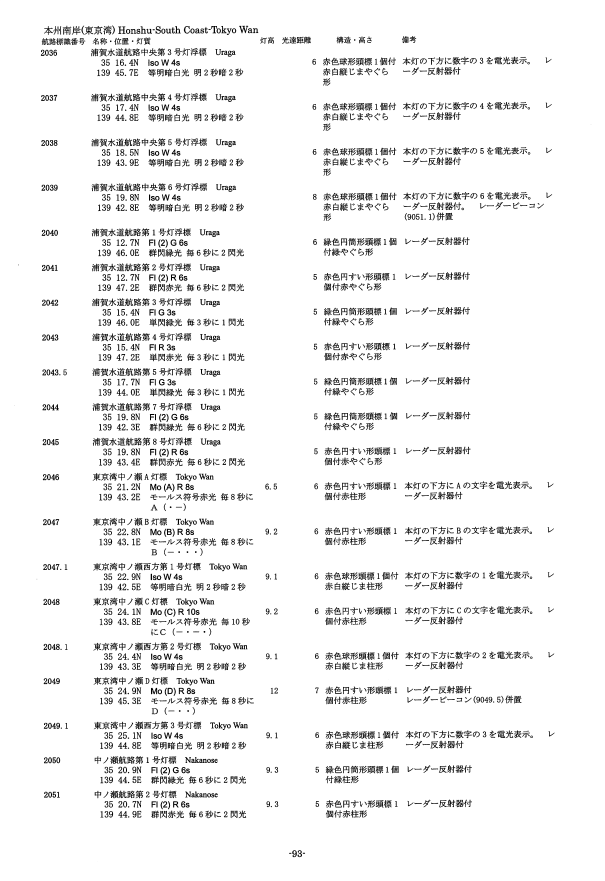
#> input picture TESTDATA/light.png, 1210 x 1762 px (shown at 1/2 size)
$ python ocr.py ../TESTDATA/light.png ../TESTDATA/light.png
#> lines starting #> are read from the running program, lines starting #| are printed output that depends on the picture; after the words box and inside, x2 and y2 are one past the last pixel; in counts of white or black regions, pixels touching at a corner belong together
import sys
import glob
import os
import numpy as np
from PIL import Image
from PIL import ImageDraw
import pyocr


WHITE_LEVEL = 150
BLANK_LINE_LEVEL = 5
PADDING = 1
PADDING_X = 1
HEADER_LINES = 2
FOOTER_LINES = 1

NONE_LINE = 0
INDEX_LINE = 1
OTHER_LINE = 2

LINE_HEIGHT = 100

CHAR_WIDTH = 17

'''
c[123, 347]
w[90, 190, 356]

c[232, 289, 515, 563, 590, 644]
w[206, 242, 308, 539, 576, 631, 659]
'''

C1 = [134]
W1 = [85, 185]
#       0    1    2    3    4    5     6      7
C2 = [224, 280, 504, 554, 636, 795, 1064]
W2 = [198, 234, 299, 530, 628, 649,  809, 1095]

LIGHT_NUMBER_WIDTH = C1[0] - W1[0]

LIGHT_NAME_OFFSET = W1[1] - W1[0]
LIGHT_NAME_WIDTH = CHAR_WIDTH * 30

LIGHT_TYPE_OFFSET = W2[2] - W1[0]
LIGHT_TYPE_WIDTH = C2[2] - W2[2]

LIGHT_STRUCTURE_OFFSET = W2[5] - W2[2]
LIGHT_STRUCTURE_WIDTH = C2[5] - W2[5]

LIGHT_REMARK_OFFSET = W2[6] - W2[2]
LIGHT_REMARK_WIDTH = CHAR_WIDTH * 18

FIND_OFFSET = 8

OUTPUT_START_OFFSET = 30
OUTPUT_TYPE_OFFSET = OUTPUT_START_OFFSET + 120
OUTPUT_STRUCTURE_OFFSET = OUTPUT_START_OFFSET + 300
OUTPUT_REMARK_OFFSET = OUTPUT_START_OFFSET + 800
OUTPUT_MAJOR_OFFSET = OUTPUT_REMARK_OFFSET + 1000


def find_pos(pos_array, start):
    start -= FIND_OFFSET

    for pos in pos_array:
        if start <= pos:
            return pos

    print('canotfund', start, '[', pos_array, ']')
    return None


class Reader:
    def __init__(self):
        self.img = None
        self.img_lines = []
        self.img_type = []
        self.col = []
        self.col_end = []

        self.lights_no_start = 0
        self.lights_no_end = 0

        # self.lights_name_start = 0
        # self.lights_name_end = 0

        self.lights_pos_start = 0
        self.lights_pos_end = 0

        self.lights_type_start = 0
        self.lights_type_end = 0

        self.lights_height_start = 0
        self.lights_height_end = 0

        self.lights_range_start = 0
        self.lights_range_end = 0

        self.lights_structure_start = 0
        self.lights_structure_end = 0

        self.lights_remark_start = 0
        self.lights_remark_end = 0

    def find_best_roate(self, file):
        j_max = 0
        r_max = 0
        img = Image.open(file)
        skip = 0

        for r in range(-200, 200):
            rotate = r/400
            j = self.evaluate_rotate(img, rotate)
            if j < j_max:
                skip += 1
            else:
                j_max = j
                r_max = rotate

            if 100 < skip:
                break

        return r_max


    def evaluate_rotate(self, img, r):
        img = img.rotate(r, fillcolor=(255, 255, 255))

        img = np.array(img.convert('L'))
        img = np.where(100 < img, 0, 255)
        x = np.average(img, axis=0)
        y = np.average(img, axis=1)

        x_blank = len(x) - np.count_nonzero(x)
        y_blank = len(y) - np.count_nonzero(y)

        return x_blank + y_blank


    def analyze(self):
        index, other = self.split_image()

        c, w = self.chop_colums(index)
        if w[0] < 70:
           start_pos = w[1]
        else:
            start_pos = w[0]

        self.lights_no_start = start_pos
        end = find_pos(c, self.lights_no_start + LIGHT_NUMBER_WIDTH)
        end2 = find_pos(c, self.lights_no_start + LIGHT_NUMBER_WIDTH + CHAR_WIDTH)

        if end2 and ((end2-end) < CHAR_WIDTH * 4):
            self.lights_no_end = end2
        else:
            self.lights_no_end = end

        print('lights_no', self.lights_no_start, self.lights_no_end)

        # [5 lines of commented-out code are left out]

        c, w = self.chop_colums(other)

        self.lights_type_start = find_pos(w, self.lights_no_start + LIGHT_TYPE_OFFSET)
        self.lights_type_end = find_pos(c, self.lights_type_start + LIGHT_TYPE_WIDTH)
        print('lights type', self.lights_type_start, self.lights_type_end)

        self.lights_remark_start = find_pos(w, self.lights_type_start + LIGHT_REMARK_OFFSET)
        if self.lights_remark_start:
            self.lights_remark_end = self.lights_remark_start + LIGHT_REMARK_WIDTH
        else:
            self.lights_remark_start = self.lights_type_start + LIGHT_REMARK_OFFSET
            self.lights_remark_end = self.lights_remark_start + LIGHT_REMARK_WIDTH
        print('lights remark', self.lights_remark_start, self.lights_remark_end)

        self.lights_structure_start = find_pos(w, self.lights_type_start + LIGHT_STRUCTURE_OFFSET)
        if not self.lights_structure_start:
            self.lights_structure_start = self.lights_type_start + LIGHT_STRUCTURE_OFFSET

        self.lights_structure_end = find_pos(c, self.lights_structure_start + LIGHT_STRUCTURE_WIDTH)

        if not self.lights_structure_end:
            self.lights_structure_end = self.lights_structure_start + LIGHT_STRUCTURE_WIDTH

        if self.lights_structure_start == self.lights_remark_start:
            self.lights_structure_end = self.lights_structure_start

        print('lights strucutre', self.lights_structure_start, self.lights_structure_end)

    def make_new_page(self):
        canvas = Image.new('L', (2100, 2800), 255)

        pos = 0
        other_line_index = 0
        for index in range(HEADER_LINES, len(self.img_lines)-FOOTER_LINES):
            img = self.img_lines[index]
            if self.img_type[index] == INDEX_LINE:
                pos += 1
                other_line_index = 0
                # lights no

                parts = Image.fromarray(img[:, self.lights_no_start:self.lights_no_end])
                canvas.paste(parts, (OUTPUT_START_OFFSET, pos*LINE_HEIGHT - int(img.shape[0]/2)))

                # lights name
                # parts = Image.fromarray(img[:, self.lights_name_start:self.lights_name_end])
                # canvas.paste(parts, (1200, pos*LINE_HEIGHT))
                # canvas.paste(img, (10, pos*LINE_HEIGHT))

                draw = ImageDraw.Draw(canvas)
                draw.line((0, pos*LINE_HEIGHT + 50, canvas.width, pos*LINE_HEIGHT + 50), fill=200)
                del draw

            elif self.img_type[index] == OTHER_LINE:
                if other_line_index == 0:
                    # major lights no
                    parts = Image.fromarray(img[:, self.lights_no_start:self.lights_no_end])
                    canvas.paste(parts, (OUTPUT_MAJOR_OFFSET, pos*LINE_HEIGHT - int(img.shape[0]/2)))

                    parts = Image.fromarray(img[:, self.lights_type_start:self.lights_type_end])
                    canvas.paste(parts, (OUTPUT_TYPE_OFFSET, pos*LINE_HEIGHT - int(img.shape[0]/2)))

                    parts = Image.fromarray(img[:, self.lights_structure_start:self.lights_structure_end])
                    canvas.paste(parts, (OUTPUT_STRUCTURE_OFFSET, pos*LINE_HEIGHT - int(img.shape[0]/2)))

                    parts = Image.fromarray(img[:, self.lights_remark_start: self.lights_remark_end])
                    canvas.paste(parts, (OUTPUT_REMARK_OFFSET, pos * LINE_HEIGHT - int(img.shape[0]/2)))
                elif other_line_index == 1:
                    # lights structure
                    parts = Image.fromarray(img[:, self.lights_structure_start:self.lights_structure_end])
                    # width = self.lights_structure_end - self.lights_structure_start
                    width = LIGHT_STRUCTURE_WIDTH
                    canvas.paste(parts, (OUTPUT_STRUCTURE_OFFSET + width, pos*LINE_HEIGHT - int(img.shape[0]/2)))

                    parts = Image.fromarray(img[:, self.lights_remark_start: self.lights_remark_end])
                    # width = self.lights_remark_end - self.lights_remark_start
                    width = LIGHT_REMARK_WIDTH
                    canvas.paste(parts, (OUTPUT_REMARK_OFFSET + width, pos * LINE_HEIGHT - int(img.shape[0]/2)))
                elif other_line_index == 2:
                    parts = Image.fromarray(img[:, self.lights_structure_start:self.lights_structure_end])
                    # width = self.lights_structure_end - self.lights_structure_start
                    width = LIGHT_STRUCTURE_WIDTH
                    canvas.paste(parts, (OUTPUT_STRUCTURE_OFFSET + width*2, pos*LINE_HEIGHT - int(img.shape[0]/2)))

                    parts = Image.fromarray(img[:, self.lights_remark_start: self.lights_remark_end])
                    # width = self.lights_remark_end - self.lights_remark_start
                    width = LIGHT_REMARK_WIDTH
                    canvas.paste(parts, (OUTPUT_REMARK_OFFSET + width*2, pos * LINE_HEIGHT - int(img.shape[0]/2)))

                elif other_line_index == 3:
                    parts = Image.fromarray(img[:, self.lights_remark_start: self.lights_remark_end])
                    # width = self.lights_remark_end - self.lights_remark_start
                    width = LIGHT_STRUCTURE_WIDTH
                    canvas.paste(parts, (OUTPUT_REMARK_OFFSET + width*3, pos * LINE_HEIGHT - int(img.shape[0]/2)))

                elif other_line_index == 4:
                    parts = Image.fromarray(img[:, self.lights_remark_start: self.lights_remark_end])
                    # width = self.lights_remark_end - self.lights_remark_start
                    width = LIGHT_STRUCTURE_WIDTH
                    canvas.paste(parts, (OUTPUT_REMARK_OFFSET + width*4, pos * LINE_HEIGHT - int(img.shape[0]/2)))

                else:
                    print("out of bound")

                other_line_index += 1

        return canvas

    # [33 lines left out: functions rotate_degree, chop_lines, not called in this run]

    def split_image(self):
        index_line = self.img[0:1, :]
        other_line = self.img[0:1, :]
        self.img_type = np.zeros(len(self.img_lines))
        start_pos = 0

        in_index = False

        for index in range(HEADER_LINES, len(self.img_lines)-FOOTER_LINES):
            img = self.img_lines[index]
            c, w = self.chop_colums(img)

            if not start_pos:
                print('start->', w[0])
                if (w[0] < 60) or (120 < w[0]):
                    start_pos = 110 + CHAR_WIDTH * 2
                else:
                    start_pos = w[0] + CHAR_WIDTH * 2

                print('startpos', start_pos)

            if w[0] < start_pos and not in_index:
                in_index = True
                self.img_type[index] = INDEX_LINE
                index_line = np.r_[index_line, img]
            else:
                in_index = False
                self.img_type[index] = OTHER_LINE
                other_line = np.r_[other_line, img]

            self.col.append(c)

        return index_line, other_line

    def chop_colums(self, img):
        img = np.where(WHITE_LEVEL < img, 255, img)
        img = np.where(img <= WHITE_LEVEL, 0, img)
        column = np.average(img, axis=0)
        height = img.shape[0]
        th = (255 * height*0.98) / height
        column = th < column

        in_white = False
        char_pos = []
        white_pos = []

        start = 0
        start_pos = 10
        for pos in range(start_pos, len(column)-10):
            if column[pos]:
                if in_white:
                    pass
                else:
                    in_white = True
                    start = pos
            else:
                if in_white:
                    end = pos
                    width = end - start
                    if 6 < width:
                        white_pos.append(end)
                        if start != start_pos:
                            char_pos.append(start)

                in_white = False

        return char_pos, white_pos

    # [15 lines left out: function text_bb, not called in this run]

    def open(self, file, r=0):
        self.img_lines = []
        self.col = []

        img = Image.open(file)
        img = img.rotate(r, fillcolor=(255, 255, 255))
        img = np.array(img.convert('L'))
        self.img = img
        img = np.where(WHITE_LEVEL < img, 255, img)

        line_width = img.shape[0]
        level = (line_width - BLANK_LINE_LEVEL) * 255 / line_width

        s = np.average(img, axis=1)
        line = s < level

        in_line = False
        line_count = 0
        start = 0

        for l in line:
            if l:
                if not in_line:
                    start = line_count
                    in_line = True
            else:
                if in_line:
                    end = line_count
                    height = end - start

                    if height < 10:
                        in_line = False
                    elif height < 30:
                        img = self.img[start - PADDING :end + PADDING, :]
                        self.img_lines.append(img)
                        in_line = False
                    else:
                        half = int(height / PADDING)

                        img = self.img[start - PADDING:start + half + PADDING, :]
                        self.img_lines.append(img)

                        img = self.img[start + half - PADDING:end + PADDING, :]
                        self.img_lines.append(img)

                        in_line = False

            line_count += 1

        print('image lines', line_count, len(self.img_lines))

def debug(reader):
    index, other = reader.split_image()

    s, e = reader.chop_colums(index)
    print(s)
    print(e)
    for pos in s:
        index[:, pos] = 230

    for pos in e:
        index[:, pos] = 120

    s, e = reader.chop_colums(other)
    print(s)
    print(e)
    for pos in s:
        other[:, pos] = 230

    for pos in e:
        other[:, pos] = 120

    img = Image.fromarray(index)
    img.save('index.png')

    img = Image.fromarray(other)
    img.save('other.png')


def convert(original_file, new_file):
    reader = Reader()
    r = reader.find_best_roate(original_file)
#> in find_best_roate, img is the input picture: PIL image 1210x1762 RGB; min 0, max 255, mean 241.2
#> in evaluate_rotate, `img = np.where(100 < img, 0, 255)`:
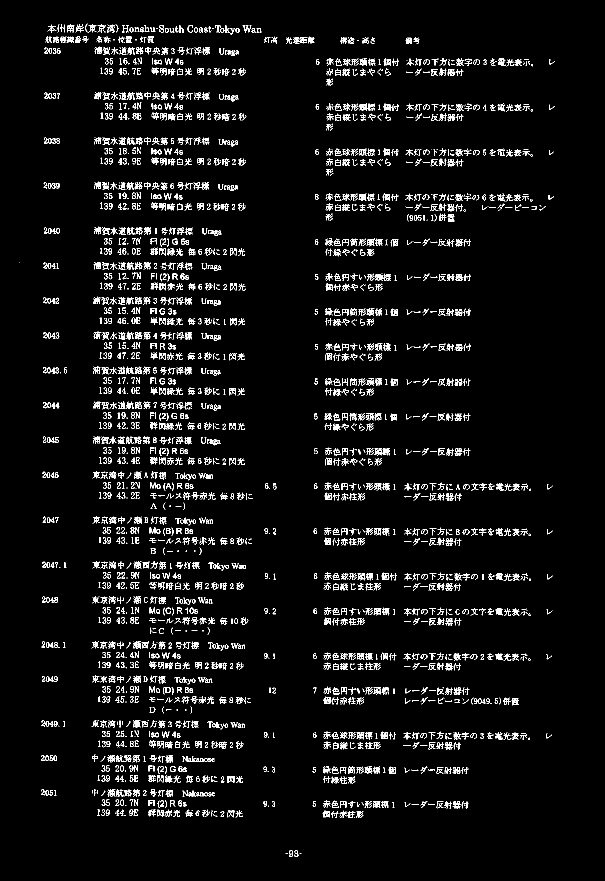
#> img: shape (1762, 1210) int64 (shown at 1/2 size); 4.7% white in thin lines or dots, all inside (x1, y1, x2, y2) = (39, 47, 1110, 1714)
#> in evaluate_rotate, `x = np.average(img, axis=0)`: x = 1210 values, max 53.98 at index 327, min 0 at index 0, mean 11.9
#> in evaluate_rotate, `y = np.average(img, axis=1)`: y = 1762 values, max 44.89 at index 1219, min 0 at index 0, mean 11.9
#> in evaluate_rotate, `x_blank = len(x) - np.count_nonzero(x)`: x_blank = 227
#> in evaluate_rotate, `y_blank = len(y) - np.count_nonzero(y)`: y_blank = 512
#> in find_best_roate, `j = self.evaluate_rotate(img, rotate)`: j = 739
    print('rotate', r)
    reader.open(original_file, r)
#> in open, `img = img.rotate(r, fillcolor=(255, 255, 255))`:
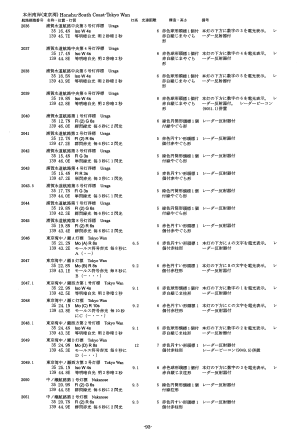
#> img: PIL image 1210x1762 RGB (shown at 1/4 size); min 0, max 255, mean 241.2
#> in open, `s = np.average(img, axis=1)`: s = 1762 values, max 255 at index 0, min 206.3 at index 413, mean 242.6
#> the loop in open, `for l in line:` made 1762 passes
#> (height, in_line) on passes 69, 89, 113, 132, 153, 172, 203, 223: (18, False), (15, False), (17, False), (16, False), (16, False), (13, False), (16, False), (17, False)
#> after the loop in open, `for l in line:`: end = 1714; height = 13; in_line = False; line_count = 1762; self.img_lines = 71 items; start = 1701
#| image lines 1762 71

    debug(reader)
#> in split_image, `self.img_type = np.zeros(len(self.img_lines))`: self.img_type = 71 values from 0 to 0
#> the loop in split_image, `for index in range(HEADER_LINES, len(self.img_lines)-FOOTER_LINES):` made 68 passes
#> (height in chop_colums, c, w, in_index) on passes 1, 2, 3, 5: (19, [117, 416], [85, 185, 434], True), (18, [223, 280, 363, 635, 795, 1063], [206, 235, 300, 628, 649, 808, 1094], False), (18, [223, 255, 279, 381, 405, 489, 779], [197, 233, 262, 299, 392, 412, 649, 809], False), (18, [117, 416], [85, 186, 434], True)
#> (printed output is left out)
#> after the loop in split_image, `for index in range(HEADER_LINES, len(self.img_lines)-FOOTER_LINES):`:
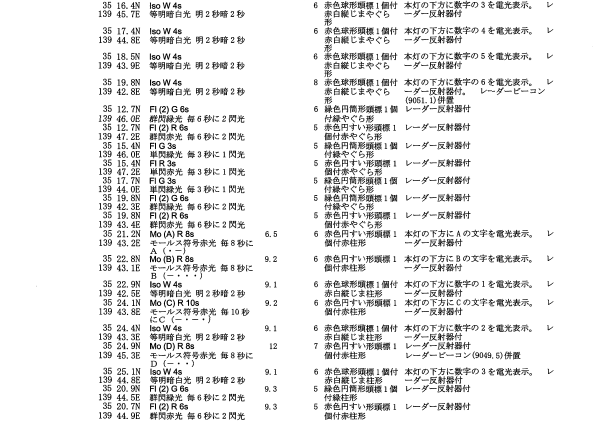
#> other_line: shape (841, 1210) (shown at 1/2 size); min 0, max 255, mean 234.2
#> after the loop in split_image, `for index in range(HEADER_LINES, len(self.img_lines)-FOOTER_LINES):`: self.col = 68 items, first 6: [117, 416], [223, 280, 363, 635, 795, 1063], [223, 255, 279, 381, 405, 489, 779], [], [117, 416], [223, 280, 363, 635, 795, 970, 1063]; self.img_type = 71 values, max 2 at index 3, min 0 at index 0, mean 1.63; start_pos = 119
#> in debug, `s, e = reader.chop_colums(index)`: s = [121, 134]; e = [85, 128, 185]
#| [121, 134]
#| [85, 128, 185]
#> the loop in debug, `for pos in s:` made 2 passes
#> pos on passes 1 to 2: 121, 134
#> the loop in debug, `for pos in e:` made 3 passes
#> pos on passes 1 to 3: 85, 128, 185
#> after the loop in debug, `for pos in e:`:
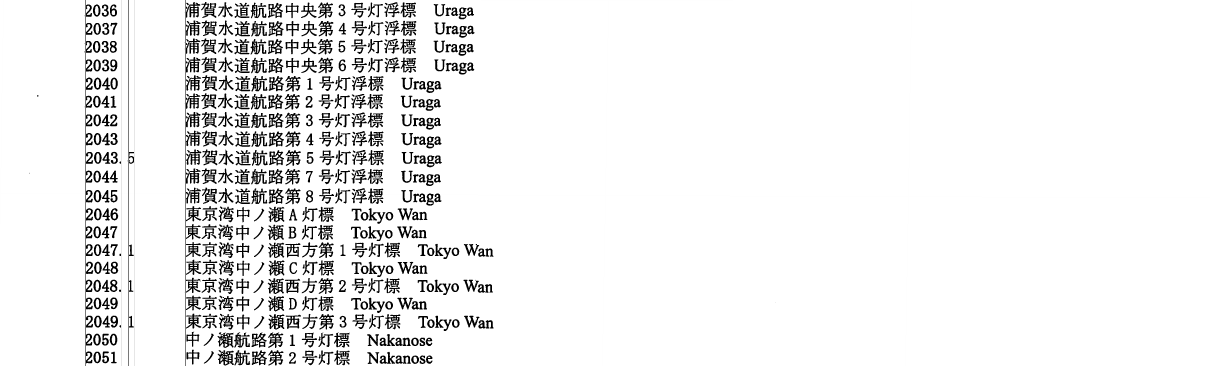
#> index: shape (366, 1210); min 0, max 255, mean 238.3
#> in debug, `s, e = reader.chop_colums(other)`: s = [224, 280, 495, 554, 636, 795, 1063]; e = [198, 234, 299, 530, 628, 649, 809, 1095]
#| [224, 280, 495, 554, 636, 795, 1063]
#| [198, 234, 299, 530, 628, 649, 809, 1095]
#> the loop in debug, `for pos in s:` made 7 passes
#> pos on passes 1 to 7: 224, 280, 495, 554, 636, 795, 1063
#> the loop in debug, `for pos in e:` made 8 passes
#> pos on passes 1 to 8: 198, 234, 299, 530, 628, 649, 809, 1095
#> after the loop in debug, `for pos in e:`:
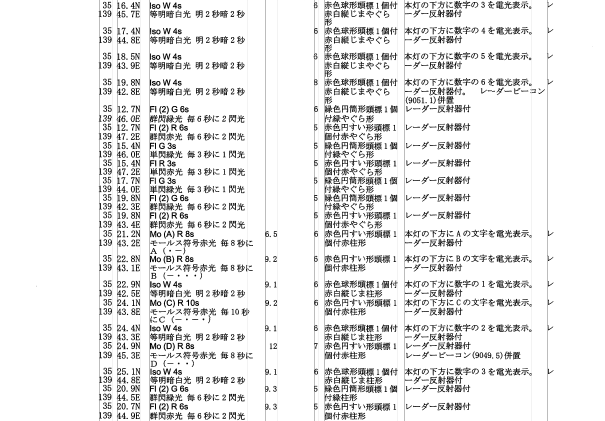
#> other: shape (841, 1210) (shown at 1/2 size); min 0, max 255, mean 233.3

    reader.analyze()
#> the loop in split_image (call 2), `for index in range(HEADER_LINES, len(self.img_lines)-FOOTER_LINES):` made 68 passes
#> (height in chop_colums, c, w, in_index) on passes 1 to 2: (19, [117, 416], [85, 185, 434], True), (18, [223, 280, 363, 635, 795, 1063], [206, 235, 300, 628, 649, 808, 1094], False)
#> (printed output is left out)
#> the loop in find_pos, `for pos in pos_array:` made 2 passes
#> the loop in find_pos (call 2), `for pos in pos_array:` made 2 passes
#| canotfund 143 [ [121, 134] ]
#| lights_no 85 134
#> the loop in find_pos, `for pos in pos_array:` made 3 passes
#> the loop in find_pos, `for pos in pos_array:` made 4 passes
#| lights type 299 554
#> the loop in find_pos, `for pos in pos_array:` made 7 passes
#| lights remark 809 1115
#> the loop in find_pos, `for pos in pos_array:` made 6 passes
#> the loop in find_pos, `for pos in pos_array:` made 6 passes
#| lights strucutre 649 795

    canvas = reader.make_new_page()
#> the loop in make_new_page, `for index in range(HEADER_LINES, len(self.img_lines)-FOOTER_LINES):` made 68 passes
#> after the loop in make_new_page, `for index in range(HEADER_LINES, len(self.img_lines)-FOOTER_LINES):`:
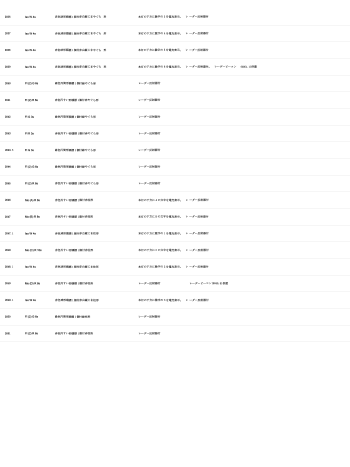
#> canvas: PIL image 2100x2800 L (shown at 1/6 size); min 0, max 255, mean 252.2
#> after the loop in make_new_page, `for index in range(HEADER_LINES, len(self.img_lines)-FOOTER_LINES):`:
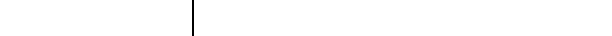
#> parts: PIL image 306x18 L (shown 2 times larger); values 254 (black) and 255 (white), 99.7% white; black in thin lines or dots, all inside (x1, y1, x2, y2) = (96, 0, 97, 18)
    canvas.save(new_file)


if __name__ == '__main__':
    if len(sys.argv) == 2:
        from_file = sys.argv[1]
        to_file = from_file + 'new.png'
    elif len(sys.argv) == 3:
        from_file = sys.argv[1]
        to_file = sys.argv[2]
    else:
        print('from, to')
        exit(1)

    if from_file.endswith('.png'):
        print('convert', from_file, to_file)
        convert(from_file, to_file)
    else:
        for file in glob.glob(from_file + '*.png'):
            convert_file = to_file + '/' + os.path.basename(file)
            print(file, convert_file)
            convert(file, convert_file)
